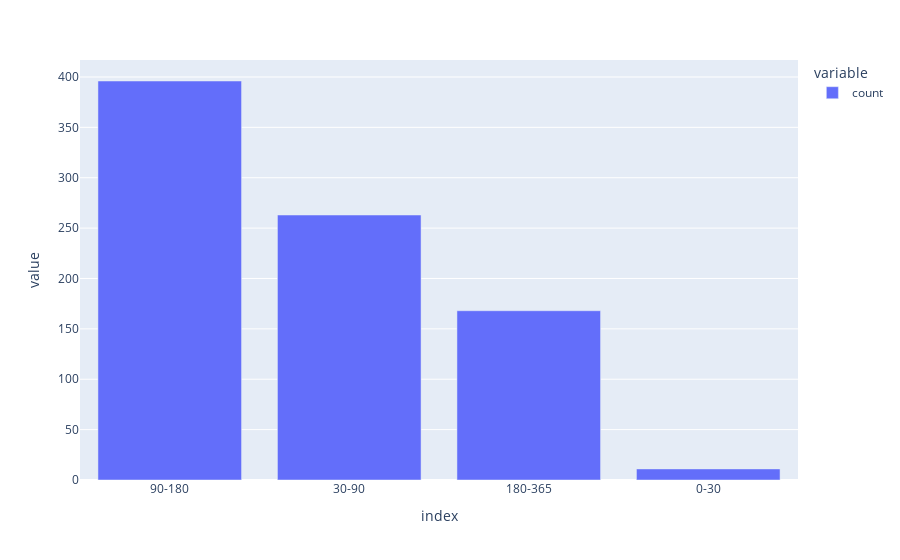

Notebook code for this chart:
### Code cell
px.bar(pd.cut(creation_difference, bins = bins, labels = ['0-30', '30-90', '90-180', '180-365']).value_counts())
#Построение гистограммы распределения

### Figure 1 — Plotly figure (JSON) as saved in the notebook; plotly's stock layout.template omitted (floating-point values rounded to 4 significant figures)
{"data": [{"hovertemplate": "variable=count<br>index=%{x}<br>value=%{y}<extra></extra>", "legendgroup": "count", "marker": {"color": "#636efa", "pattern": {"shape": ""}}, "name": "count", "orientation": "v", "showlegend": true, "textposition": "auto", "type": "bar", "x": ["90-180", "30-90", "180-365", "0-30"], "xaxis": "x", "y": [396, 263, 168, 11], "yaxis": "y"}], "layout": {"barmode": "relative", "legend": {"title": {"text": "variable"}, "tracegroupgap": 0}, "margin": {"t": 60}, "xaxis": {"anchor": "y", "domain": [0, 1], "title": {"text": "index"}}, "yaxis": {"anchor": "x", "domain": [0, 1], "title": {"text": "value"}}}}
